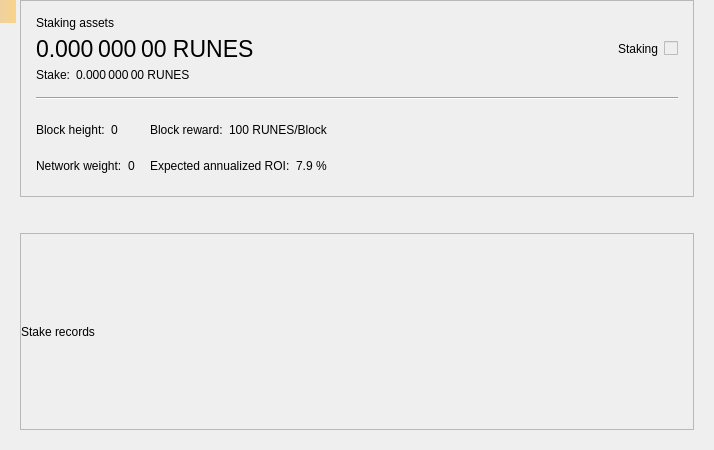
<?xml version="1.0" encoding="UTF-8"?>
<ui version="4.0">
 <class>StakePage</class>
 <widget class="QWidget" name="StakePage">
  <property name="geometry">
   <rect>
    <x>0</x>
    <y>0</y>
    <width>714</width>
    <height>450</height>
   </rect>
  </property>
  <property name="windowTitle">
   <string>Form</string>
  </property>
  <layout class="QVBoxLayout" name="verticalLayout_3">
   <property name="leftMargin">
    <number>20</number>
   </property>
   <property name="topMargin">
    <number>0</number>
   </property>
   <property name="rightMargin">
    <number>20</number>
   </property>
   <property name="bottomMargin">
    <number>20</number>
   </property>
   <item>
    <widget class="QFrame" name="frameStakeInfo">
     <property name="frameShape">
      <enum>QFrame::StyledPanel</enum>
     </property>
     <property name="frameShadow">
      <enum>QFrame::Raised</enum>
     </property>
     <layout class="QVBoxLayout" name="verticalLayout">
      <property name="spacing">
       <number>15</number>
      </property>
      <property name="leftMargin">
       <number>15</number>
      </property>
      <property name="topMargin">
       <number>15</number>
      </property>
      <property name="rightMargin">
       <number>15</number>
      </property>
      <property name="bottomMargin">
       <number>15</number>
      </property>
      <item>
       <layout class="QGridLayout" name="gridLayout_2">
        <property name="spacing">
         <number>6</number>
        </property>
        <item row="1" column="0">
         <widget class="QLabel" name="labelAssets">
          <property name="font">
           <font>
            <pointsize>17</pointsize>
           </font>
          </property>
          <property name="cursor">
           <cursorShape>IBeamCursor</cursorShape>
          </property>
          <property name="toolTip">
           <string>Your current spendable balance</string>
          </property>
          <property name="text">
           <string notr="true">0.000 000 00 RUNES</string>
          </property>
          <property name="alignment">
           <set>Qt::AlignLeading|Qt::AlignLeft|Qt::AlignVCenter</set>
          </property>
          <property name="textInteractionFlags">
           <set>Qt::LinksAccessibleByMouse|Qt::TextSelectableByMouse</set>
          </property>
         </widget>
        </item>
        <item row="0" column="0">
         <widget class="QLabel" name="labelAssetsText">
          <property name="text">
           <string>Staking assets</string>
          </property>
          <property name="alignment">
           <set>Qt::AlignLeading|Qt::AlignLeft|Qt::AlignVCenter</set>
          </property>
         </widget>
        </item>
        <item row="1" column="2">
         <spacer name="horizontalSpacer_2">
          <property name="orientation">
           <enum>Qt::Horizontal</enum>
          </property>
          <property name="sizeHint" stdset="0">
           <size>
            <width>40</width>
            <height>20</height>
           </size>
          </property>
         </spacer>
        </item>
        <item row="4" column="0">
         <layout class="QHBoxLayout" name="horizontalLayout_5">
          <property name="spacing">
           <number>6</number>
          </property>
          <item>
           <widget class="QLabel" name="labelStakeText">
            <property name="sizePolicy">
             <sizepolicy hsizetype="Maximum" vsizetype="Preferred">
              <horstretch>0</horstretch>
              <verstretch>0</verstretch>
             </sizepolicy>
            </property>
            <property name="text">
             <string>Stake:</string>
            </property>
            <property name="alignment">
             <set>Qt::AlignLeading|Qt::AlignLeft|Qt::AlignVCenter</set>
            </property>
           </widget>
          </item>
          <item>
           <widget class="QLabel" name="labelStake">
            <property name="text">
             <string>0.000 000 00 RUNES</string>
            </property>
            <property name="alignment">
             <set>Qt::AlignLeading|Qt::AlignLeft|Qt::AlignVCenter</set>
            </property>
            <property name="textInteractionFlags">
             <set>Qt::LinksAccessibleByMouse|Qt::TextSelectableByMouse</set>
            </property>
           </widget>
          </item>
          <item>
           <spacer name="horizontalSpacer_3">
            <property name="orientation">
             <enum>Qt::Horizontal</enum>
            </property>
            <property name="sizeType">
             <enum>QSizePolicy::Minimum</enum>
            </property>
            <property name="sizeHint" stdset="0">
             <size>
              <width>0</width>
              <height>0</height>
             </size>
            </property>
           </spacer>
          </item>
         </layout>
        </item>
        <item row="1" column="4">
         <widget class="QLabel" name="labelStaking">
          <property name="text">
           <string>Staking</string>
          </property>
         </widget>
        </item>
        <item row="1" column="5">
         <widget class="QSwitchControl" name="checkStake">
          <property name="enabled">
           <bool>false</bool>
          </property>
         </widget>
        </item>
       </layout>
      </item>
      <item>
       <widget class="Line" name="hLine">
        <property name="orientation">
         <enum>Qt::Horizontal</enum>
        </property>
       </widget>
      </item>
      <item>
       <layout class="QGridLayout" name="gridLayout">
        <property name="verticalSpacing">
         <number>6</number>
        </property>
        <item row="0" column="0">
         <layout class="QHBoxLayout" name="horizontalLayout">
          <property name="spacing">
           <number>6</number>
          </property>
          <item>
           <widget class="QLabel" name="labelHeightText">
            <property name="sizePolicy">
             <sizepolicy hsizetype="Maximum" vsizetype="Preferred">
              <horstretch>0</horstretch>
              <verstretch>0</verstretch>
             </sizepolicy>
            </property>
            <property name="text">
             <string>Block height:</string>
            </property>
            <property name="alignment">
             <set>Qt::AlignLeading|Qt::AlignLeft|Qt::AlignVCenter</set>
            </property>
           </widget>
          </item>
          <item>
           <widget class="QLabel" name="labelHeight">
            <property name="text">
             <string>0</string>
            </property>
            <property name="alignment">
             <set>Qt::AlignLeading|Qt::AlignLeft|Qt::AlignVCenter</set>
            </property>
            <property name="textInteractionFlags">
             <set>Qt::LinksAccessibleByMouse|Qt::TextSelectableByMouse</set>
            </property>
           </widget>
          </item>
          <item>
           <spacer name="horizontalSpacer_4">
            <property name="orientation">
             <enum>Qt::Horizontal</enum>
            </property>
            <property name="sizeType">
             <enum>QSizePolicy::Minimum</enum>
            </property>
            <property name="sizeHint" stdset="0">
             <size>
              <width>0</width>
              <height>0</height>
             </size>
            </property>
           </spacer>
          </item>
         </layout>
        </item>
        <item row="0" column="1">
         <layout class="QHBoxLayout" name="horizontalLayout_3">
          <property name="spacing">
           <number>6</number>
          </property>
          <item>
           <widget class="QLabel" name="labelRewardText">
            <property name="sizePolicy">
             <sizepolicy hsizetype="Maximum" vsizetype="Preferred">
              <horstretch>0</horstretch>
              <verstretch>0</verstretch>
             </sizepolicy>
            </property>
            <property name="text">
             <string>Block reward:</string>
            </property>
            <property name="alignment">
             <set>Qt::AlignLeading|Qt::AlignLeft|Qt::AlignVCenter</set>
            </property>
           </widget>
          </item>
          <item>
           <widget class="QLabel" name="labelReward">
            <property name="text">
             <string>100 RUNES/Block</string>
            </property>
            <property name="alignment">
             <set>Qt::AlignLeading|Qt::AlignLeft|Qt::AlignVCenter</set>
            </property>
            <property name="textInteractionFlags">
             <set>Qt::LinksAccessibleByMouse|Qt::TextSelectableByMouse</set>
            </property>
           </widget>
          </item>
          <item>
           <spacer name="horizontalSpacer_6">
            <property name="orientation">
             <enum>Qt::Horizontal</enum>
            </property>
            <property name="sizeType">
             <enum>QSizePolicy::Minimum</enum>
            </property>
            <property name="sizeHint" stdset="0">
             <size>
              <width>0</width>
              <height>0</height>
             </size>
            </property>
           </spacer>
          </item>
         </layout>
        </item>
        <item row="0" column="2" rowspan="2">
         <spacer name="horizontalSpacer">
          <property name="orientation">
           <enum>Qt::Horizontal</enum>
          </property>
          <property name="sizeHint" stdset="0">
           <size>
            <width>40</width>
            <height>20</height>
           </size>
          </property>
         </spacer>
        </item>
        <item row="1" column="0">
         <layout class="QHBoxLayout" name="horizontalLayout_2">
          <property name="spacing">
           <number>6</number>
          </property>
          <item>
           <widget class="QLabel" name="labelWeightText">
            <property name="sizePolicy">
             <sizepolicy hsizetype="Maximum" vsizetype="Preferred">
              <horstretch>0</horstretch>
              <verstretch>0</verstretch>
             </sizepolicy>
            </property>
            <property name="text">
             <string>Network weight:</string>
            </property>
            <property name="alignment">
             <set>Qt::AlignLeading|Qt::AlignLeft|Qt::AlignVCenter</set>
            </property>
           </widget>
          </item>
          <item>
           <widget class="QLabel" name="labelWeight">
            <property name="text">
             <string>0</string>
            </property>
            <property name="alignment">
             <set>Qt::AlignLeading|Qt::AlignLeft|Qt::AlignVCenter</set>
            </property>
            <property name="textInteractionFlags">
             <set>Qt::LinksAccessibleByMouse|Qt::TextSelectableByMouse</set>
            </property>
           </widget>
          </item>
          <item>
           <spacer name="horizontalSpacer_5">
            <property name="orientation">
             <enum>Qt::Horizontal</enum>
            </property>
            <property name="sizeType">
             <enum>QSizePolicy::Minimum</enum>
            </property>
            <property name="sizeHint" stdset="0">
             <size>
              <width>0</width>
              <height>0</height>
             </size>
            </property>
           </spacer>
          </item>
         </layout>
        </item>
        <item row="1" column="1">
         <layout class="QHBoxLayout" name="horizontalLayout_4">
          <property name="spacing">
           <number>6</number>
          </property>
          <item>
           <widget class="QLabel" name="labelROIText">
            <property name="sizePolicy">
             <sizepolicy hsizetype="Maximum" vsizetype="Preferred">
              <horstretch>0</horstretch>
              <verstretch>0</verstretch>
             </sizepolicy>
            </property>
            <property name="text">
             <string>Expected annualized ROI:</string>
            </property>
            <property name="alignment">
             <set>Qt::AlignLeading|Qt::AlignLeft|Qt::AlignVCenter</set>
            </property>
           </widget>
          </item>
          <item>
           <widget class="QLabel" name="labelROI">
            <property name="text">
             <string>7.9 %</string>
            </property>
            <property name="alignment">
             <set>Qt::AlignLeading|Qt::AlignLeft|Qt::AlignVCenter</set>
            </property>
            <property name="textInteractionFlags">
             <set>Qt::LinksAccessibleByMouse|Qt::TextSelectableByMouse</set>
            </property>
           </widget>
          </item>
          <item>
           <spacer name="horizontalSpacer_7">
            <property name="orientation">
             <enum>Qt::Horizontal</enum>
            </property>
            <property name="sizeType">
             <enum>QSizePolicy::Minimum</enum>
            </property>
            <property name="sizeHint" stdset="0">
             <size>
              <width>0</width>
              <height>0</height>
             </size>
            </property>
           </spacer>
          </item>
         </layout>
        </item>
       </layout>
      </item>
     </layout>
    </widget>
   </item>
   <item>
    <spacer name="verticalSpacer">
     <property name="orientation">
      <enum>Qt::Vertical</enum>
     </property>
     <property name="sizeType">
      <enum>QSizePolicy::Fixed</enum>
     </property>
     <property name="sizeHint" stdset="0">
      <size>
       <width>20</width>
       <height>30</height>
      </size>
     </property>
    </spacer>
   </item>
   <item>
    <widget class="QFrame" name="frameStakeRecords">
     <property name="frameShape">
      <enum>QFrame::StyledPanel</enum>
     </property>
     <property name="frameShadow">
      <enum>QFrame::Raised</enum>
     </property>
     <layout class="QVBoxLayout" name="verticalLayout_2">
      <property name="leftMargin">
       <number>0</number>
      </property>
      <property name="topMargin">
       <number>0</number>
      </property>
      <property name="rightMargin">
       <number>0</number>
      </property>
      <property name="bottomMargin">
       <number>0</number>
      </property>
      <item>
       <widget class="QLabel" name="labelRecordsText">
        <property name="text">
         <string>Stake records</string>
        </property>
       </widget>
      </item>
     </layout>
    </widget>
   </item>
  </layout>
  <widget class="QLabel" name="labelAlerts">
   <property name="geometry">
    <rect>
     <x>0</x>
     <y>0</y>
     <width>16</width>
     <height>23</height>
    </rect>
   </property>
   <property name="visible">
    <bool>false</bool>
   </property>
   <property name="styleSheet">
    <string notr="true">QLabel { background-color: qlineargradient(x1: 0, y1: 0, x2: 1, y2: 0, stop:0 #F0D0A0, stop:1 #F8D488); color:#000000; }</string>
   </property>
   <property name="wordWrap">
    <bool>true</bool>
   </property>
   <property name="margin">
    <number>3</number>
   </property>
   <property name="textInteractionFlags">
    <set>Qt::TextSelectableByMouse</set>
   </property>
  </widget>
 </widget>
 <customwidgets>
  <customwidget>
   <class>QSwitchControl</class>
   <extends>QCheckBox</extends>
   <header>qt/qswitchcontrol.h</header>
  </customwidget>
 </customwidgets>
 <resources/>
 <connections/>
</ui>
